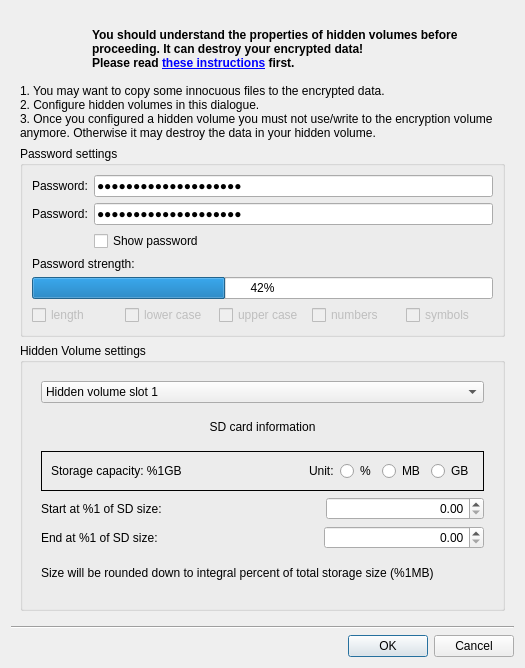
<?xml version="1.0" encoding="UTF-8"?>
<ui version="4.0">
 <class>stick20HiddenVolumeDialog</class>
 <widget class="QDialog" name="stick20HiddenVolumeDialog">
  <property name="geometry">
   <rect>
    <x>0</x>
    <y>0</y>
    <width>525</width>
    <height>668</height>
   </rect>
  </property>
  <property name="sizePolicy">
   <sizepolicy hsizetype="Fixed" vsizetype="Fixed">
    <horstretch>0</horstretch>
    <verstretch>0</verstretch>
   </sizepolicy>
  </property>
  <property name="windowTitle">
   <string>Setup hidden volume</string>
  </property>
  <property name="windowIcon">
   <iconset resource="resources.qrc">
    <normaloff>:/images/new/icon_NK.svg</normaloff>:/images/new/icon_NK.svg</iconset>
  </property>
  <layout class="QVBoxLayout" name="verticalLayout_4">
   <item>
    <widget class="QFrame" name="main_frame">
     <property name="sizePolicy">
      <sizepolicy hsizetype="MinimumExpanding" vsizetype="MinimumExpanding">
       <horstretch>0</horstretch>
       <verstretch>0</verstretch>
      </sizepolicy>
     </property>
     <property name="autoFillBackground">
      <bool>false</bool>
     </property>
     <property name="frameShape">
      <enum>QFrame::NoFrame</enum>
     </property>
     <property name="frameShadow">
      <enum>QFrame::Plain</enum>
     </property>
     <layout class="QVBoxLayout" name="verticalLayout_2">
      <item>
       <layout class="QHBoxLayout" name="top_layout">
        <item>
         <widget class="QLabel" name="l_warning">
          <property name="sizePolicy">
           <sizepolicy hsizetype="Fixed" vsizetype="Fixed">
            <horstretch>0</horstretch>
            <verstretch>0</verstretch>
           </sizepolicy>
          </property>
          <property name="minimumSize">
           <size>
            <width>66</width>
            <height>58</height>
           </size>
          </property>
          <property name="maximumSize">
           <size>
            <width>66</width>
            <height>58</height>
           </size>
          </property>
          <property name="baseSize">
           <size>
            <width>66</width>
            <height>58</height>
           </size>
          </property>
          <property name="text">
           <string notr="true"/>
          </property>
          <property name="pixmap">
           <pixmap resource="resources.qrc">:/images/warning.png</pixmap>
          </property>
         </widget>
        </item>
        <item>
         <widget class="QLabel" name="l_top_instructions">
          <property name="sizePolicy">
           <sizepolicy hsizetype="MinimumExpanding" vsizetype="Fixed">
            <horstretch>0</horstretch>
            <verstretch>0</verstretch>
           </sizepolicy>
          </property>
          <property name="focusPolicy">
           <enum>Qt::StrongFocus</enum>
          </property>
          <property name="text">
           <string>&lt;html&gt;&lt;head/&gt;&lt;body&gt;&lt;p&gt;&lt;span style=&quot; font-weight:600;&quot;&gt;You should understand the properties of hidden volumes before proceeding. It can destroy your encrypted data! &lt;br/&gt;Please read &lt;/span&gt;&lt;a href=&quot;https://www.nitrokey.com/documentation/hidden-volumes&quot;&gt;&lt;span style=&quot; font-weight:600; text-decoration: underline; color:#0000ff;&quot;&gt;these instructions&lt;/span&gt;&lt;/a&gt;&lt;span style=&quot; font-weight:600;&quot;&gt; first.&lt;/span&gt;&lt;/p&gt;&lt;/body&gt;&lt;/html&gt;</string>
          </property>
          <property name="scaledContents">
           <bool>false</bool>
          </property>
          <property name="wordWrap">
           <bool>true</bool>
          </property>
          <property name="openExternalLinks">
           <bool>true</bool>
          </property>
         </widget>
        </item>
       </layout>
      </item>
      <item>
       <widget class="QLabel" name="l_instructions">
        <property name="sizePolicy">
         <sizepolicy hsizetype="MinimumExpanding" vsizetype="Fixed">
          <horstretch>0</horstretch>
          <verstretch>0</verstretch>
         </sizepolicy>
        </property>
        <property name="focusPolicy">
         <enum>Qt::StrongFocus</enum>
        </property>
        <property name="text">
         <string>&lt;html&gt;&lt;head/&gt;&lt;body&gt;&lt;p&gt;1. You may want to copy some innocuous files to the encrypted data.&lt;br/&gt;2. Configure hidden volumes in this dialogue. &lt;br/&gt;3. Once you configured a hidden volume you must not use/write to the encryption volume anymore. Otherwise it may destroy the data in your hidden volume.&lt;/p&gt;&lt;/body&gt;&lt;/html&gt;</string>
        </property>
        <property name="wordWrap">
         <bool>true</bool>
        </property>
       </widget>
      </item>
      <item>
       <widget class="QGroupBox" name="password_group">
        <property name="title">
         <string>Password settings</string>
        </property>
        <layout class="QFormLayout" name="passwordObjects">
         <item row="0" column="0">
          <widget class="QLabel" name="label">
           <property name="text">
            <string>Password:</string>
           </property>
          </widget>
         </item>
         <item row="0" column="1">
          <widget class="QLineEdit" name="HVPasswordEdit">
           <property name="accessibleName">
            <string>Hidden volume password</string>
           </property>
           <property name="accessibleDescription">
            <string>Please use shift+tab key shortcut for instructions</string>
           </property>
           <property name="text">
            <string notr="true">12345678901234567890</string>
           </property>
           <property name="maxLength">
            <number>20</number>
           </property>
           <property name="echoMode">
            <enum>QLineEdit::Password</enum>
           </property>
          </widget>
         </item>
         <item row="1" column="0">
          <widget class="QLabel" name="label_4">
           <property name="text">
            <string>Password:</string>
           </property>
          </widget>
         </item>
         <item row="1" column="1">
          <widget class="QLineEdit" name="HVPasswordEdit_2">
           <property name="focusPolicy">
            <enum>Qt::StrongFocus</enum>
           </property>
           <property name="accessibleName">
            <string>Hidden volume password (repeated)</string>
           </property>
           <property name="text">
            <string notr="true">12345678901234567890</string>
           </property>
           <property name="maxLength">
            <number>20</number>
           </property>
           <property name="echoMode">
            <enum>QLineEdit::Password</enum>
           </property>
          </widget>
         </item>
         <item row="2" column="1">
          <widget class="QCheckBox" name="ShowPasswordCheckBox">
           <property name="text">
            <string>Show password</string>
           </property>
          </widget>
         </item>
         <item row="3" column="0" colspan="2">
          <layout class="QVBoxLayout" name="entropy_verticalLayout">
           <item>
            <widget class="QLabel" name="label_6">
             <property name="text">
              <string>Password strength:</string>
             </property>
            </widget>
           </item>
           <item>
            <widget class="QProgressBar" name="password_strength_progressBar">
             <property name="accessibleName">
              <string>Password strength:</string>
             </property>
             <property name="value">
              <number>42</number>
             </property>
            </widget>
           </item>
           <item>
            <layout class="QHBoxLayout" name="chars_kind_layout">
             <item>
              <widget class="QCheckBox" name="cb_length">
               <property name="enabled">
                <bool>false</bool>
               </property>
               <property name="focusPolicy">
                <enum>Qt::NoFocus</enum>
               </property>
               <property name="text">
                <string>length</string>
               </property>
              </widget>
             </item>
             <item>
              <widget class="QCheckBox" name="cb_lower_case">
               <property name="enabled">
                <bool>false</bool>
               </property>
               <property name="focusPolicy">
                <enum>Qt::NoFocus</enum>
               </property>
               <property name="text">
                <string>lower case</string>
               </property>
              </widget>
             </item>
             <item>
              <widget class="QCheckBox" name="cb_upper_case">
               <property name="enabled">
                <bool>false</bool>
               </property>
               <property name="focusPolicy">
                <enum>Qt::NoFocus</enum>
               </property>
               <property name="text">
                <string>upper case</string>
               </property>
               <property name="checkable">
                <bool>true</bool>
               </property>
              </widget>
             </item>
             <item>
              <widget class="QCheckBox" name="cb_numbers">
               <property name="enabled">
                <bool>false</bool>
               </property>
               <property name="focusPolicy">
                <enum>Qt::NoFocus</enum>
               </property>
               <property name="text">
                <string>numbers</string>
               </property>
              </widget>
             </item>
             <item>
              <widget class="QCheckBox" name="cb_symbols">
               <property name="enabled">
                <bool>false</bool>
               </property>
               <property name="focusPolicy">
                <enum>Qt::NoFocus</enum>
               </property>
               <property name="text">
                <string>symbols</string>
               </property>
              </widget>
             </item>
            </layout>
           </item>
          </layout>
         </item>
        </layout>
       </widget>
      </item>
      <item>
       <widget class="QGroupBox" name="HV_settings_groupBox">
        <property name="sizePolicy">
         <sizepolicy hsizetype="Expanding" vsizetype="Expanding">
          <horstretch>0</horstretch>
          <verstretch>0</verstretch>
         </sizepolicy>
        </property>
        <property name="minimumSize">
         <size>
          <width>100</width>
          <height>101</height>
         </size>
        </property>
        <property name="title">
         <string>Hidden Volume settings</string>
        </property>
        <property name="checkable">
         <bool>false</bool>
        </property>
        <layout class="QGridLayout" name="gridLayout">
         <item row="0" column="0">
          <widget class="QFrame" name="verticalFrame">
           <property name="sizePolicy">
            <sizepolicy hsizetype="Expanding" vsizetype="Expanding">
             <horstretch>0</horstretch>
             <verstretch>0</verstretch>
            </sizepolicy>
           </property>
           <layout class="QVBoxLayout" name="verticalLayout_6">
            <item>
             <widget class="QComboBox" name="comboBox">
              <property name="accessibleDescription">
               <string>Slot under which hidden volume information will be stored</string>
              </property>
              <item>
               <property name="text">
                <string>Hidden volume slot 1</string>
               </property>
              </item>
              <item>
               <property name="text">
                <string>Hidden volume slot 2</string>
               </property>
              </item>
              <item>
               <property name="text">
                <string>Hidden volume slot 3</string>
               </property>
              </item>
              <item>
               <property name="text">
                <string>Hidden volume slot 4</string>
               </property>
              </item>
             </widget>
            </item>
            <item>
             <widget class="QLabel" name="HVSdCardHighWaterMark">
              <property name="text">
               <string notr="true">SD card information</string>
              </property>
              <property name="alignment">
               <set>Qt::AlignCenter</set>
              </property>
             </widget>
            </item>
            <item>
             <widget class="QFrame" name="rd_frame">
              <property name="frameShape">
               <enum>QFrame::Box</enum>
              </property>
              <layout class="QHBoxLayout" name="horizontalLayout_5">
               <item>
                <widget class="QLabel" name="l_sd_size">
                 <property name="focusPolicy">
                  <enum>Qt::StrongFocus</enum>
                 </property>
                 <property name="text">
                  <string notr="true">Storage capacity: %1GB</string>
                 </property>
                </widget>
               </item>
               <item>
                <spacer name="horizontalSpacer_5">
                 <property name="orientation">
                  <enum>Qt::Horizontal</enum>
                 </property>
                 <property name="sizeHint" stdset="0">
                  <size>
                   <width>40</width>
                   <height>20</height>
                  </size>
                 </property>
                </spacer>
               </item>
               <item>
                <widget class="QLabel" name="label_5">
                 <property name="text">
                  <string>Unit:</string>
                 </property>
                </widget>
               </item>
               <item>
                <widget class="QRadioButton" name="rd_percent">
                 <property name="accessibleName">
                  <string/>
                 </property>
                 <property name="accessibleDescription">
                  <string>Use this as hidden volume size unit</string>
                 </property>
                 <property name="text">
                  <string>%</string>
                 </property>
                </widget>
               </item>
               <item>
                <widget class="QRadioButton" name="rd_MB">
                 <property name="accessibleDescription">
                  <string>Use this as hidden volume size unit</string>
                 </property>
                 <property name="text">
                  <string>MB</string>
                 </property>
                </widget>
               </item>
               <item>
                <widget class="QRadioButton" name="rd_GB">
                 <property name="accessibleDescription">
                  <string>Use this as hidden volume size unit</string>
                 </property>
                 <property name="text">
                  <string>GB</string>
                 </property>
                </widget>
               </item>
              </layout>
             </widget>
            </item>
            <item>
             <layout class="QHBoxLayout" name="StartControls">
              <item>
               <widget class="QLabel" name="l_sd_start">
                <property name="text">
                 <string notr="true">Start at %1 of SD size:</string>
                </property>
               </widget>
              </item>
              <item>
               <spacer name="horizontalSpacer_2">
                <property name="orientation">
                 <enum>Qt::Horizontal</enum>
                </property>
                <property name="sizeHint" stdset="0">
                 <size>
                  <width>40</width>
                  <height>20</height>
                 </size>
                </property>
               </spacer>
              </item>
              <item>
               <widget class="QDoubleSpinBox" name="StartBlockSpin">
                <property name="sizePolicy">
                 <sizepolicy hsizetype="MinimumExpanding" vsizetype="Fixed">
                  <horstretch>0</horstretch>
                  <verstretch>0</verstretch>
                 </sizepolicy>
                </property>
                <property name="accessibleName">
                 <string/>
                </property>
                <property name="alignment">
                 <set>Qt::AlignRight|Qt::AlignTrailing|Qt::AlignVCenter</set>
                </property>
                <property name="maximum">
                 <double>999999999999999983222784.000000000000000</double>
                </property>
               </widget>
              </item>
             </layout>
            </item>
            <item>
             <layout class="QHBoxLayout" name="StopControls">
              <item>
               <widget class="QLabel" name="l_sd_end">
                <property name="text">
                 <string notr="true">End at %1 of SD size:</string>
                </property>
               </widget>
              </item>
              <item>
               <spacer name="horizontalSpacer_3">
                <property name="orientation">
                 <enum>Qt::Horizontal</enum>
                </property>
                <property name="sizeHint" stdset="0">
                 <size>
                  <width>40</width>
                  <height>20</height>
                 </size>
                </property>
               </spacer>
              </item>
              <item>
               <widget class="QDoubleSpinBox" name="EndBlockSpin">
                <property name="sizePolicy">
                 <sizepolicy hsizetype="MinimumExpanding" vsizetype="Fixed">
                  <horstretch>0</horstretch>
                  <verstretch>0</verstretch>
                 </sizepolicy>
                </property>
                <property name="alignment">
                 <set>Qt::AlignRight|Qt::AlignTrailing|Qt::AlignVCenter</set>
                </property>
                <property name="maximum">
                 <double>99999999999999997748809823456034029568.000000000000000</double>
                </property>
               </widget>
              </item>
             </layout>
            </item>
            <item>
             <widget class="QLabel" name="l_rounding_info">
              <property name="sizePolicy">
               <sizepolicy hsizetype="Preferred" vsizetype="Preferred">
                <horstretch>0</horstretch>
                <verstretch>0</verstretch>
               </sizepolicy>
              </property>
              <property name="minimumSize">
               <size>
                <width>0</width>
                <height>0</height>
               </size>
              </property>
              <property name="text">
               <string>Size will be rounded down to integral percent of total storage size (%1MB)</string>
              </property>
             </widget>
            </item>
           </layout>
          </widget>
         </item>
        </layout>
       </widget>
      </item>
     </layout>
    </widget>
   </item>
   <item>
    <widget class="Line" name="line">
     <property name="orientation">
      <enum>Qt::Horizontal</enum>
     </property>
    </widget>
   </item>
   <item>
    <layout class="QHBoxLayout" name="bottom_buttons">
     <item>
      <spacer name="horizontalSpacer">
       <property name="orientation">
        <enum>Qt::Horizontal</enum>
       </property>
       <property name="sizeHint" stdset="0">
        <size>
         <width>40</width>
         <height>20</height>
        </size>
       </property>
      </spacer>
     </item>
     <item>
      <widget class="QDialogButtonBox" name="buttonBox">
       <property name="orientation">
        <enum>Qt::Horizontal</enum>
       </property>
       <property name="standardButtons">
        <set>QDialogButtonBox::Cancel|QDialogButtonBox::Ok</set>
       </property>
      </widget>
     </item>
    </layout>
   </item>
  </layout>
 </widget>
 <tabstops>
  <tabstop>l_top_instructions</tabstop>
  <tabstop>l_instructions</tabstop>
  <tabstop>HVPasswordEdit</tabstop>
  <tabstop>HVPasswordEdit_2</tabstop>
  <tabstop>ShowPasswordCheckBox</tabstop>
  <tabstop>comboBox</tabstop>
  <tabstop>l_sd_size</tabstop>
  <tabstop>rd_percent</tabstop>
  <tabstop>rd_MB</tabstop>
  <tabstop>rd_GB</tabstop>
  <tabstop>StartBlockSpin</tabstop>
  <tabstop>EndBlockSpin</tabstop>
 </tabstops>
 <resources>
  <include location="resources.qrc"/>
 </resources>
 <connections/>
</ui>
